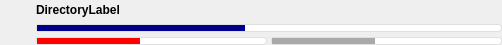
<?xml version="1.0" encoding="UTF-8"?>
<ui version="4.0">
 <class>CDirectoryItemGuiComp</class>
 <widget class="QWidget" name="CDirectoryItemGuiComp">
  <property name="geometry">
   <rect>
    <x>0</x>
    <y>0</y>
    <width>502</width>
    <height>45</height>
   </rect>
  </property>
  <property name="windowTitle">
   <string>Form</string>
  </property>
  <property name="styleSheet">
   <string>QProgressBar
{
max-height: 6px;
border: 1px solid;
border-radius:3px;
border-color:rgb(224,224,224);
background: solid palette(base);
}</string>
  </property>
  <layout class="QHBoxLayout" name="horizontalLayout_2">
   <property name="spacing">
    <number>4</number>
   </property>
   <property name="margin">
    <number>0</number>
   </property>
   <item>
    <widget class="QLabel" name="IconLabel">
     <property name="maximumSize">
      <size>
       <width>32</width>
       <height>32</height>
      </size>
     </property>
     <property name="text">
      <string/>
     </property>
     <property name="pixmap">
      <pixmap resource="iqtfpf.qrc">:/Icons/Hotfolder.svg</pixmap>
     </property>
     <property name="scaledContents">
      <bool>true</bool>
     </property>
    </widget>
   </item>
   <item>
    <layout class="QVBoxLayout" name="verticalLayout_2">
     <property name="spacing">
      <number>4</number>
     </property>
     <item>
      <widget class="QLabel" name="DirectoryLabel">
       <property name="font">
        <font>
         <weight>75</weight>
         <bold>true</bold>
        </font>
       </property>
       <property name="text">
        <string>DirectoryLabel</string>
       </property>
       <property name="margin">
        <number>0</number>
       </property>
      </widget>
     </item>
     <item>
      <layout class="QVBoxLayout" name="verticalLayout">
       <property name="spacing">
        <number>5</number>
       </property>
       <item>
        <widget class="QProgressBar" name="ProcessedProgressBar">
         <property name="sizePolicy">
          <sizepolicy hsizetype="Preferred" vsizetype="Fixed">
           <horstretch>0</horstretch>
           <verstretch>0</verstretch>
          </sizepolicy>
         </property>
         <property name="styleSheet">
          <string>QProgressBar::chunk {
     background-color: darkblue;
    /* width: 10px;*/
 }</string>
         </property>
         <property name="value">
          <number>45</number>
         </property>
         <property name="textVisible">
          <bool>false</bool>
         </property>
        </widget>
       </item>
       <item>
        <layout class="QHBoxLayout" name="horizontalLayout">
         <property name="spacing">
          <number>4</number>
         </property>
         <item>
          <widget class="QProgressBar" name="ErrorsProgressBar">
           <property name="sizePolicy">
            <sizepolicy hsizetype="Preferred" vsizetype="Fixed">
             <horstretch>0</horstretch>
             <verstretch>0</verstretch>
            </sizepolicy>
           </property>
           <property name="styleSheet">
            <string>QProgressBar::chunk {
     background-color: red;
}</string>
           </property>
           <property name="value">
            <number>45</number>
           </property>
           <property name="textVisible">
            <bool>false</bool>
           </property>
          </widget>
         </item>
         <item>
          <widget class="QProgressBar" name="AbortedProgressBar">
           <property name="sizePolicy">
            <sizepolicy hsizetype="Preferred" vsizetype="Fixed">
             <horstretch>0</horstretch>
             <verstretch>0</verstretch>
            </sizepolicy>
           </property>
           <property name="styleSheet">
            <string>QProgressBar::chunk {
     background-color: darkgray;
 }</string>
           </property>
           <property name="value">
            <number>45</number>
           </property>
           <property name="textVisible">
            <bool>false</bool>
           </property>
          </widget>
         </item>
        </layout>
       </item>
      </layout>
     </item>
    </layout>
   </item>
  </layout>
 </widget>
 <resources>
  <include location="iqtfpf.qrc"/>
 </resources>
 <connections/>
</ui>
